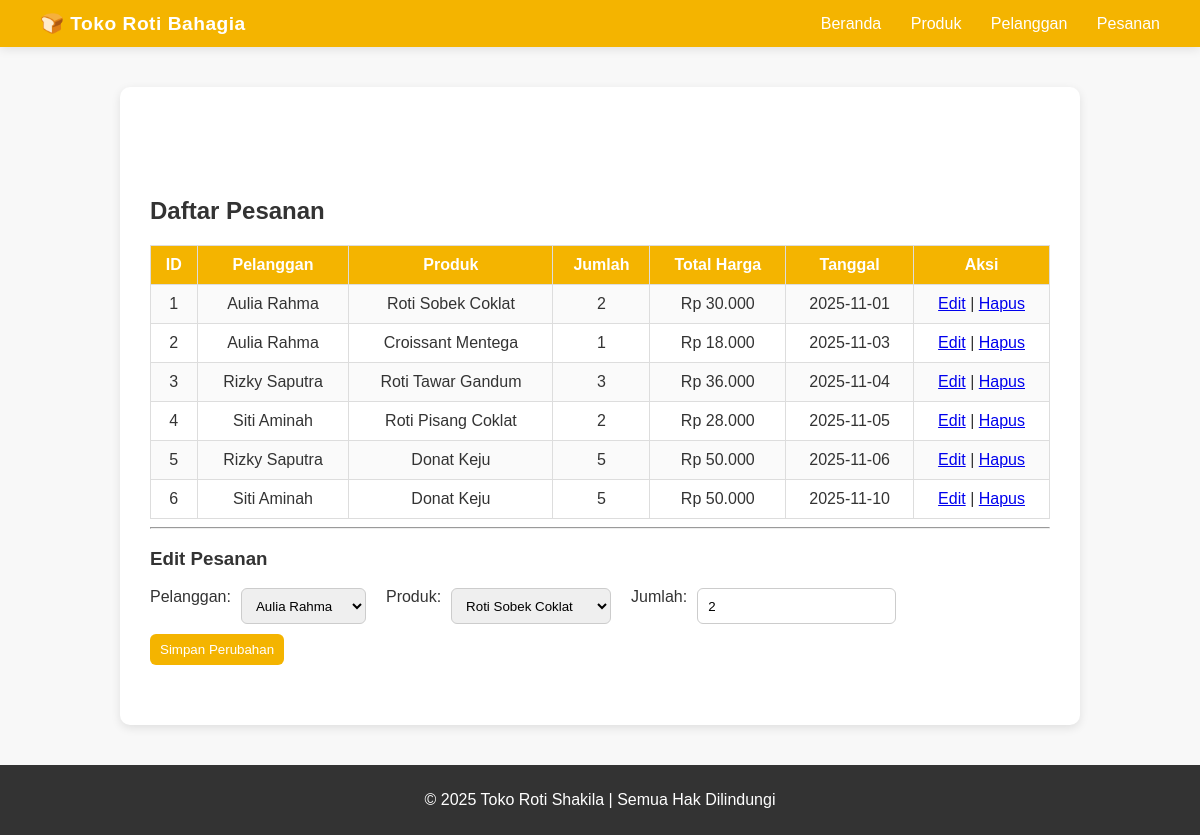
The page /?page=pesanan&edit=1 on the database its author committed.
### tables this page shows
CREATE TABLE `pesanan` (
  `id_pesanan` int(11) NOT NULL,
  `id_pelanggan` int(11) DEFAULT NULL,
  `id_produk` int(11) DEFAULT NULL,
  `tanggal_pesan` date DEFAULT curdate(),
  `jumlah` int(11) NOT NULL,
  `total_harga` int(11) DEFAULT NULL
);

CREATE TABLE `pelanggan` (
  `id_pelanggan` int(11) NOT NULL,
  `nama_pelanggan` varchar(100) NOT NULL,
  `email` varchar(100) DEFAULT NULL,
  `no_hp` varchar(20) DEFAULT NULL
);

CREATE TABLE `produk` (
  `id_produk` int(11) NOT NULL,
  `nama_produk` varchar(100) NOT NULL,
  `harga` int(11) NOT NULL,
  `stok` int(11) DEFAULT 0
);

### config/db.php (called while the page is built, shortened)
<?php
class Database
{
    private $host = "localhost";
    private $username = "root";
    private $password = "";
    private $dbname = "toko_roti";
    public function __construct()
    {
        try {
            $this->conn = new PDO("mysql:host=$this->host;dbname=$this->dbname", $this->username, $this->password);
        } catch (PDOException $e) {
            echo "Connection failed: " . $e->getMessage();
        }
    }
}
?>

### class/Pesanan.php (called while the page is built, shortened)
<?php
require_once 'config/db.php';
class Pesanan
{
    private $db;
    public function __construct()
    {
        $this->db = (new Database())->conn;
    }
    public function getAllPesanan()
    {
        $sql = "SELECT
                    pesanan.id_pesanan,
                    pelanggan.nama_pelanggan,
                    produk.nama_produk,
                    pesanan.id_pelanggan,
                    pesanan.id_produk,
                    pesanan.jumlah,
                    pesanan.total_harga,
                    pesanan.tanggal_pesan
                FROM pesanan
                INNER JOIN pelanggan ON pesanan.id_pelanggan = pelanggan.id_pelanggan
                INNER JOIN produk ON pesanan.id_produk = produk.id_produk
                ORDER BY pesanan.tanggal_pesan ASC";
        $stmt = $this->db->query($sql);
        return $stmt->fetchAll(PDO::FETCH_ASSOC);
    }
    public function getPesananById($id)
    {
        $stmt = $this->db->prepare("SELECT * FROM pesanan WHERE id_pesanan = ?");
        $stmt->execute([$id]);
        return $stmt->fetch(PDO::FETCH_ASSOC);
    }
}
?>

### class/Pelanggan.php (called while the page is built, shortened)
<?php
require_once 'config/db.php';
class Pelanggan
{
    private $db;
    public function __construct()
    {
        $this->db = (new Database())->conn;
    }
    public function getAllPelanggan()
    {
        $stmt = $this->db->query("SELECT * FROM pelanggan");
        return $stmt->fetchAll(PDO::FETCH_ASSOC);
    }
}
?>

### class/Produk.php (called while the page is built, shortened)
<?php
require_once 'config/db.php';
class Produk
{
    private $db;
    public function __construct()
    {
        $this->db = (new Database())->conn;
    }
    public function getAllProduk()
    {
        $stmt = $this->db->query("SELECT * FROM produk ORDER BY id_produk DESC");
        return $stmt->fetchAll(PDO::FETCH_ASSOC);
    }
}
?>

### view/pesanan.php (the view, shortened to what this page needs)
<?php
$pesananList = $pesanan->getAllPesanan();
$produkList = $produk->getAllProduk();
$pelangganList = $pelanggan->getAllPelanggan();
?>
<h2>Daftar Pesanan</h2>
<table border="1" cellpadding="8" cellspacing="0">
    <tr>
        <th>ID</th>
        <th>Pelanggan</th>
        <th>Produk</th>
        <th>Jumlah</th>
        <th>Total Harga</th>
        <th>Tanggal</th>
        <th>Aksi</th>
    </tr>
    <?php foreach ($pesananList as $p): ?>
        <tr>
            <td><?= $p['id_pesanan'] ?></td>
            <td><?= htmlspecialchars($p['nama_pelanggan']) ?></td>
            <td><?= htmlspecialchars($p['nama_produk']) ?></td>
            <td><?= $p['jumlah'] ?></td>
            <td>Rp <?= number_format($p['total_harga'], 0, ',', '.') ?></td>
            <td><?= $p['tanggal_pesan'] ?></td>
            <td>
                <a href="?page=pesanan&edit=<?= $p['id_pesanan'] ?>">Edit</a> |
                <a href="?page=pesanan&delete=<?= $p['id_pesanan'] ?>"
                    onclick="return confirm('Yakin ingin hapus pesanan ini?')">Hapus</a>
            </td>
        </tr>
    <?php endforeach; ?>
</table>
<hr>
<?php if (isset($_GET['edit'])):
    $editData = $pesanan->getPesananById($_GET['edit']);
    ?>
    <h3>Edit Pesanan</h3>
    <form method="POST">
        <label>Pelanggan:</label>
        <select name="id_pelanggan" required>
            <?php foreach ($pelangganList as $pl): ?>
                <option value="<?= $pl['id_pelanggan'] ?>" <?= $pl['id_pelanggan'] == $editData['id_pelanggan'] ? 'selected' : '' ?>>
                    <?= $pl['nama_pelanggan'] ?>
                </option>
            <?php endforeach; ?>
        </select><br><br>
        <label>Produk:</label>
        <select name="id_produk" required>
            <?php foreach ($produkList as $pr): ?>
                <option value="<?= $pr['id_produk'] ?>" <?= $pr['id_produk'] == $editData['id_produk'] ? 'selected' : '' ?>>
                    <?= $pr['nama_produk'] ?>
                </option>
            <?php endforeach; ?>
        </select><br><br>
        <label>Jumlah:</label>
        <input type="number" name="jumlah" min="1" value="<?= $editData['jumlah'] ?>" required><br><br>
        <button type="submit" name="update_pesanan">Simpan Perubahan</button>
    </form>
<?php endif; ?>

### style.css (style rules this page uses)
body { font-family: 'Poppins', sans-serif; margin: 0; background: #f8f8f8; color: #333; }
body { margin: 0; font-family: 'Poppins', sans-serif; background: #f8f8f8; color: #333; }
table { width: 100%; border-collapse: collapse; margin-top: 15px; }
th, td { border: 1px solid #ddd; padding: 10px; text-align: center; }
th { background: #f4b400; color: white; }
tr:nth-child(even) { background: #fafafa; }
form { margin-bottom: 20px; display: flex; gap: 10px; flex-wrap: wrap; }
form input, form select, form button, .btn-cancel { padding: 8px 10px; border: 1px solid #ccc; border-radius: 6px; font-family: inherit; }
form button { background: #f4b400; color: white; border: none; cursor: pointer; }

### rows shown on the page
pesanan: id_pesanan "1", id_pelanggan.nama_pelanggan "Aulia Rahma", id_produk.nama_produk "Roti Sobek Coklat", jumlah "2", total_harga "30.000", tanggal_pesan "2025-11-01", id_pelanggan "Aulia Rahma", id_produk "Roti Sobek Coklat"
pesanan: id_pesanan "2", id_pelanggan.nama_pelanggan "Aulia Rahma", id_produk.nama_produk "Croissant Mentega", jumlah "1", total_harga "18.000", tanggal_pesan "2025-11-03"
pesanan: id_pesanan "3", id_pelanggan.nama_pelanggan "Rizky Saputra", id_produk.nama_produk "Roti Tawar Gandum", jumlah "3", total_harga "36.000", tanggal_pesan "2025-11-04"
pesanan: id_pesanan "4", id_pelanggan.nama_pelanggan "Siti Aminah", id_produk.nama_produk "Roti Pisang Coklat", jumlah "2", total_harga "28.000", tanggal_pesan "2025-11-05"
pesanan: id_pesanan "5", id_pelanggan.nama_pelanggan "Rizky Saputra", id_produk.nama_produk "Donat Keju", jumlah "5", total_harga "50.000", tanggal_pesan "2025-11-06"
pesanan: id_pesanan "6", id_pelanggan.nama_pelanggan "Siti Aminah", id_produk.nama_produk "Donat Keju", jumlah "5", total_harga "50.000", tanggal_pesan "2025-11-10"
